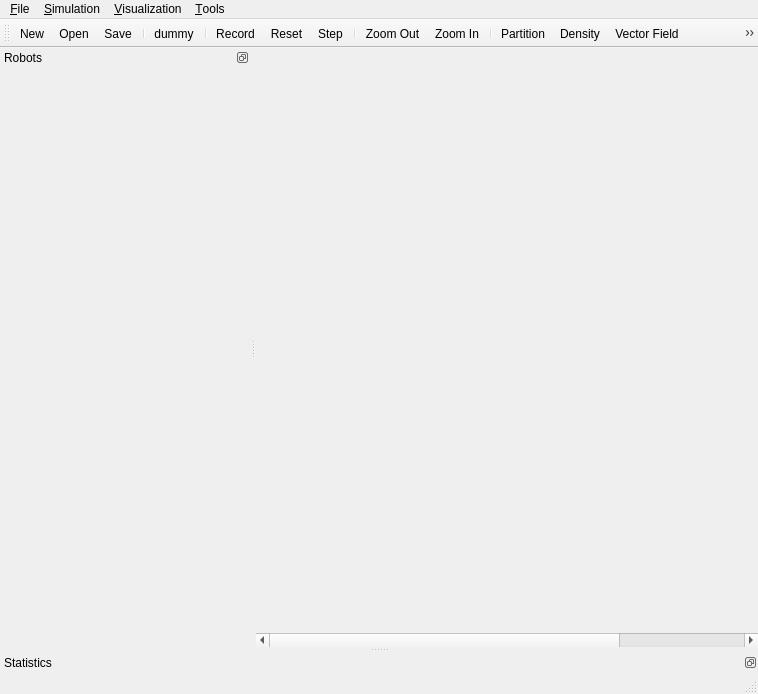
<?xml version="1.0" encoding="UTF-8"?>
<ui version="4.0">
 <class>MainWindow</class>
 <widget class="QMainWindow" name="MainWindow">
  <property name="geometry">
   <rect>
    <x>0</x>
    <y>0</y>
    <width>758</width>
    <height>694</height>
   </rect>
  </property>
  <property name="toolButtonStyle">
   <enum>Qt::ToolButtonTextUnderIcon</enum>
  </property>
  <property name="dockOptions">
   <set>QMainWindow::AllowNestedDocks|QMainWindow::AllowTabbedDocks|QMainWindow::AnimatedDocks</set>
  </property>
  <widget class="QWidget" name="centralwidget">
   <layout class="QGridLayout" name="gridLayout">
    <property name="margin">
     <number>0</number>
    </property>
    <item row="0" column="0">
     <widget class="QScrollArea" name="scrollArea">
      <property name="frameShape">
       <enum>QFrame::NoFrame</enum>
      </property>
      <property name="frameShadow">
       <enum>QFrame::Plain</enum>
      </property>
      <property name="lineWidth">
       <number>0</number>
      </property>
      <property name="alignment">
       <set>Qt::AlignCenter</set>
      </property>
      <widget class="QWidget" name="scrollAreaWidgetContents">
       <property name="geometry">
        <rect>
         <x>0</x>
         <y>78</y>
         <width>681</width>
         <height>383</height>
        </rect>
       </property>
      </widget>
     </widget>
    </item>
   </layout>
  </widget>
  <widget class="QMenuBar" name="menubar">
   <property name="geometry">
    <rect>
     <x>0</x>
     <y>0</y>
     <width>758</width>
     <height>20</height>
    </rect>
   </property>
   <widget class="QMenu" name="menuFile">
    <property name="title">
     <string>&amp;File</string>
    </property>
    <addaction name="actionNew"/>
    <addaction name="separator"/>
    <addaction name="actionOpen"/>
    <addaction name="actionSave"/>
    <addaction name="actionSaveAs"/>
    <addaction name="separator"/>
    <addaction name="actionQuit"/>
   </widget>
   <widget class="QMenu" name="menuSimulation">
    <property name="title">
     <string>&amp;Simulation</string>
    </property>
    <addaction name="actionReset"/>
    <addaction name="actionStop"/>
    <addaction name="actionStep"/>
    <addaction name="actionPlay"/>
   </widget>
   <widget class="QMenu" name="menu_Tools">
    <property name="title">
     <string>&amp;Tools</string>
    </property>
    <addaction name="actionPlaceRobot"/>
    <addaction name="separator"/>
    <addaction name="actionAddObstacles"/>
    <addaction name="actionRemoveObstacles"/>
    <addaction name="separator"/>
    <addaction name="actionMarkAsExplored"/>
    <addaction name="actionMarkAsUnexplored"/>
   </widget>
   <widget class="QMenu" name="menu_Visualization">
    <property name="title">
     <string>&amp;Visualization</string>
    </property>
    <addaction name="actionPartition"/>
    <addaction name="actionDensity"/>
    <addaction name="actionVectorField"/>
   </widget>
   <addaction name="menuFile"/>
   <addaction name="menuSimulation"/>
   <addaction name="menu_Visualization"/>
   <addaction name="menu_Tools"/>
  </widget>
  <widget class="QStatusBar" name="statusbar"/>
  <widget class="QToolBar" name="toolBar">
   <property name="windowTitle">
    <string>toolBar</string>
   </property>
   <property name="iconSize">
    <size>
     <width>32</width>
     <height>32</height>
    </size>
   </property>
   <attribute name="toolBarArea">
    <enum>TopToolBarArea</enum>
   </attribute>
   <attribute name="toolBarBreak">
    <bool>false</bool>
   </attribute>
   <addaction name="actionNew"/>
   <addaction name="actionOpen"/>
   <addaction name="actionSave"/>
   <addaction name="separator"/>
   <addaction name="actionDummy"/>
   <addaction name="separator"/>
   <addaction name="actionRecord"/>
   <addaction name="actionReset"/>
   <addaction name="actionStep"/>
   <addaction name="separator"/>
   <addaction name="actionZoomOut"/>
   <addaction name="actionZoomIn"/>
   <addaction name="separator"/>
   <addaction name="actionPartition"/>
   <addaction name="actionDensity"/>
   <addaction name="actionVectorField"/>
   <addaction name="actionStatistics"/>
   <addaction name="separator"/>
   <addaction name="actionExport"/>
   <addaction name="separator"/>
  </widget>
  <widget class="QDockWidget" name="dwStatistics">
   <property name="features">
    <set>QDockWidget::DockWidgetFloatable|QDockWidget::DockWidgetMovable</set>
   </property>
   <property name="windowTitle">
    <string>Statistics</string>
   </property>
   <attribute name="dockWidgetArea">
    <number>8</number>
   </attribute>
   <widget class="QWidget" name="dockWidgetContents_2"/>
  </widget>
  <widget class="QDockWidget" name="dwRobotManager">
   <property name="minimumSize">
    <size>
     <width>250</width>
     <height>44</height>
    </size>
   </property>
   <property name="features">
    <set>QDockWidget::DockWidgetFloatable|QDockWidget::DockWidgetMovable</set>
   </property>
   <property name="windowTitle">
    <string>Robots</string>
   </property>
   <attribute name="dockWidgetArea">
    <number>1</number>
   </attribute>
   <widget class="QWidget" name="dockWidgetContents"/>
  </widget>
  <action name="actionQuit">
   <property name="text">
    <string>&amp;Quit</string>
   </property>
   <property name="shortcut">
    <string>Ctrl+Q</string>
   </property>
  </action>
  <action name="actionOpen">
   <property name="icon">
    <iconset resource="app.qrc">
     <normaloff>:/icons/icons/open.png</normaloff>:/icons/icons/open.png</iconset>
   </property>
   <property name="text">
    <string>&amp;Open...</string>
   </property>
   <property name="shortcut">
    <string>Ctrl+O</string>
   </property>
  </action>
  <action name="actionReset">
   <property name="icon">
    <iconset resource="app.qrc">
     <normaloff>:/icons/icons/reset.png</normaloff>:/icons/icons/reset.png</iconset>
   </property>
   <property name="text">
    <string>Reset</string>
   </property>
   <property name="shortcut">
    <string>Ctrl+R</string>
   </property>
  </action>
  <action name="actionPlay">
   <property name="icon">
    <iconset resource="app.qrc">
     <normaloff>:/icons/icons/play.png</normaloff>:/icons/icons/play.png</iconset>
   </property>
   <property name="text">
    <string>Play</string>
   </property>
   <property name="shortcut">
    <string>Ctrl+Space</string>
   </property>
  </action>
  <action name="actionStop">
   <property name="icon">
    <iconset resource="app.qrc">
     <normaloff>:/icons/icons/stop.png</normaloff>:/icons/icons/stop.png</iconset>
   </property>
   <property name="text">
    <string>Stop</string>
   </property>
   <property name="shortcut">
    <string>P</string>
   </property>
  </action>
  <action name="actionStep">
   <property name="icon">
    <iconset resource="app.qrc">
     <normaloff>:/icons/icons/step.png</normaloff>:/icons/icons/step.png</iconset>
   </property>
   <property name="text">
    <string>Step</string>
   </property>
   <property name="shortcut">
    <string>Space</string>
   </property>
  </action>
  <action name="actionExport">
   <property name="icon">
    <iconset resource="app.qrc">
     <normaloff>:/icons/icons/export.png</normaloff>:/icons/icons/export.png</iconset>
   </property>
   <property name="text">
    <string>Export</string>
   </property>
   <property name="toolTip">
    <string>Export as TeX/TikZ picture</string>
   </property>
  </action>
  <action name="actionZoomIn">
   <property name="icon">
    <iconset resource="app.qrc">
     <normaloff>:/icons/icons/zoom-in.png</normaloff>:/icons/icons/zoom-in.png</iconset>
   </property>
   <property name="text">
    <string>Zoom In</string>
   </property>
   <property name="toolTip">
    <string>Zoom In</string>
   </property>
   <property name="shortcut">
    <string>Ctrl++</string>
   </property>
  </action>
  <action name="actionZoomOut">
   <property name="icon">
    <iconset resource="app.qrc">
     <normaloff>:/icons/icons/zoom-out.png</normaloff>:/icons/icons/zoom-out.png</iconset>
   </property>
   <property name="text">
    <string>Zoom Out</string>
   </property>
   <property name="toolTip">
    <string>Zoom Out</string>
   </property>
   <property name="shortcut">
    <string>Ctrl+-</string>
   </property>
  </action>
  <action name="actionAddObstacles">
   <property name="text">
    <string>Add &amp;Obstacles</string>
   </property>
  </action>
  <action name="actionRemoveObstacles">
   <property name="text">
    <string>&amp;Remove Obstacles</string>
   </property>
  </action>
  <action name="actionMarkAsExplored">
   <property name="text">
    <string>Mark as &amp;Explored</string>
   </property>
  </action>
  <action name="actionMarkAsUnexplored">
   <property name="text">
    <string>Mark as &amp;Unexplored</string>
   </property>
  </action>
  <action name="actionPlaceRobot">
   <property name="text">
    <string>&amp;Place Robot</string>
   </property>
  </action>
  <action name="actionNew">
   <property name="icon">
    <iconset resource="app.qrc">
     <normaloff>:/icons/icons/document-new.png</normaloff>:/icons/icons/document-new.png</iconset>
   </property>
   <property name="text">
    <string>New...</string>
   </property>
   <property name="shortcut">
    <string>Ctrl+N</string>
   </property>
  </action>
  <action name="actionSave">
   <property name="icon">
    <iconset resource="app.qrc">
     <normaloff>:/icons/icons/document-save.png</normaloff>:/icons/icons/document-save.png</iconset>
   </property>
   <property name="text">
    <string>Save...</string>
   </property>
   <property name="toolTip">
    <string>Save Scene</string>
   </property>
   <property name="shortcut">
    <string>Ctrl+S</string>
   </property>
  </action>
  <action name="actionDummy">
   <property name="text">
    <string>dummy</string>
   </property>
  </action>
  <action name="actionVectorField">
   <property name="checkable">
    <bool>true</bool>
   </property>
   <property name="icon">
    <iconset resource="app.qrc">
     <normaloff>:/icons/icons/vector-field.png</normaloff>:/icons/icons/vector-field.png</iconset>
   </property>
   <property name="text">
    <string>Vector Field</string>
   </property>
   <property name="toolTip">
    <string>Show vector field</string>
   </property>
  </action>
  <action name="actionStatistics">
   <property name="checkable">
    <bool>true</bool>
   </property>
   <property name="icon">
    <iconset resource="app.qrc">
     <normaloff>:/icons/icons/stats.png</normaloff>:/icons/icons/stats.png</iconset>
   </property>
   <property name="text">
    <string>Statistics</string>
   </property>
   <property name="toolTip">
    <string>Show statistics</string>
   </property>
  </action>
  <action name="actionDensity">
   <property name="checkable">
    <bool>true</bool>
   </property>
   <property name="icon">
    <iconset resource="app.qrc">
     <normaloff>:/icons/icons/hsv.png</normaloff>:/icons/icons/hsv.png</iconset>
   </property>
   <property name="text">
    <string>Density</string>
   </property>
   <property name="toolTip">
    <string>Show density</string>
   </property>
  </action>
  <action name="actionPartition">
   <property name="checkable">
    <bool>true</bool>
   </property>
   <property name="icon">
    <iconset resource="app.qrc">
     <normaloff>:/icons/icons/partition.png</normaloff>:/icons/icons/partition.png</iconset>
   </property>
   <property name="text">
    <string>Partition</string>
   </property>
   <property name="toolTip">
    <string>Show Partition</string>
   </property>
  </action>
  <action name="actionRecord">
   <property name="checkable">
    <bool>true</bool>
   </property>
   <property name="icon">
    <iconset resource="app.qrc">
     <normaloff>:/icons/icons/record.png</normaloff>:/icons/icons/record.png</iconset>
   </property>
   <property name="text">
    <string>Record</string>
   </property>
   <property name="toolTip">
    <string>Create snapshot of each iteration</string>
   </property>
  </action>
  <action name="actionSaveAs">
   <property name="icon">
    <iconset resource="app.qrc">
     <normaloff>:/icons/icons/document-save-as.png</normaloff>:/icons/icons/document-save-as.png</iconset>
   </property>
   <property name="text">
    <string>Save As...</string>
   </property>
   <property name="toolTip">
    <string>Save as new document</string>
   </property>
   <property name="shortcut">
    <string>Ctrl+Shift+S</string>
   </property>
  </action>
 </widget>
 <resources>
  <include location="app.qrc"/>
 </resources>
 <connections/>
</ui>
